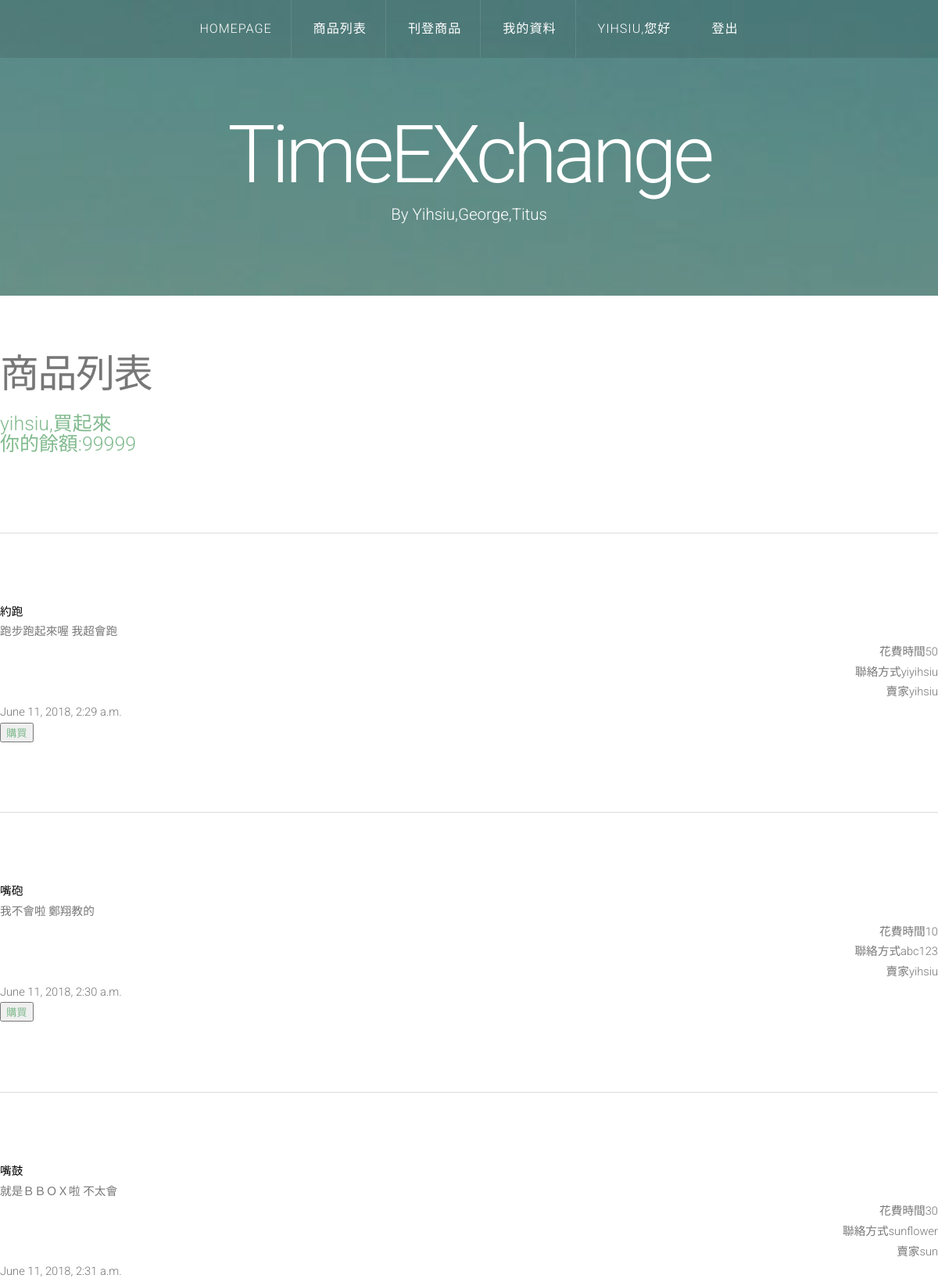
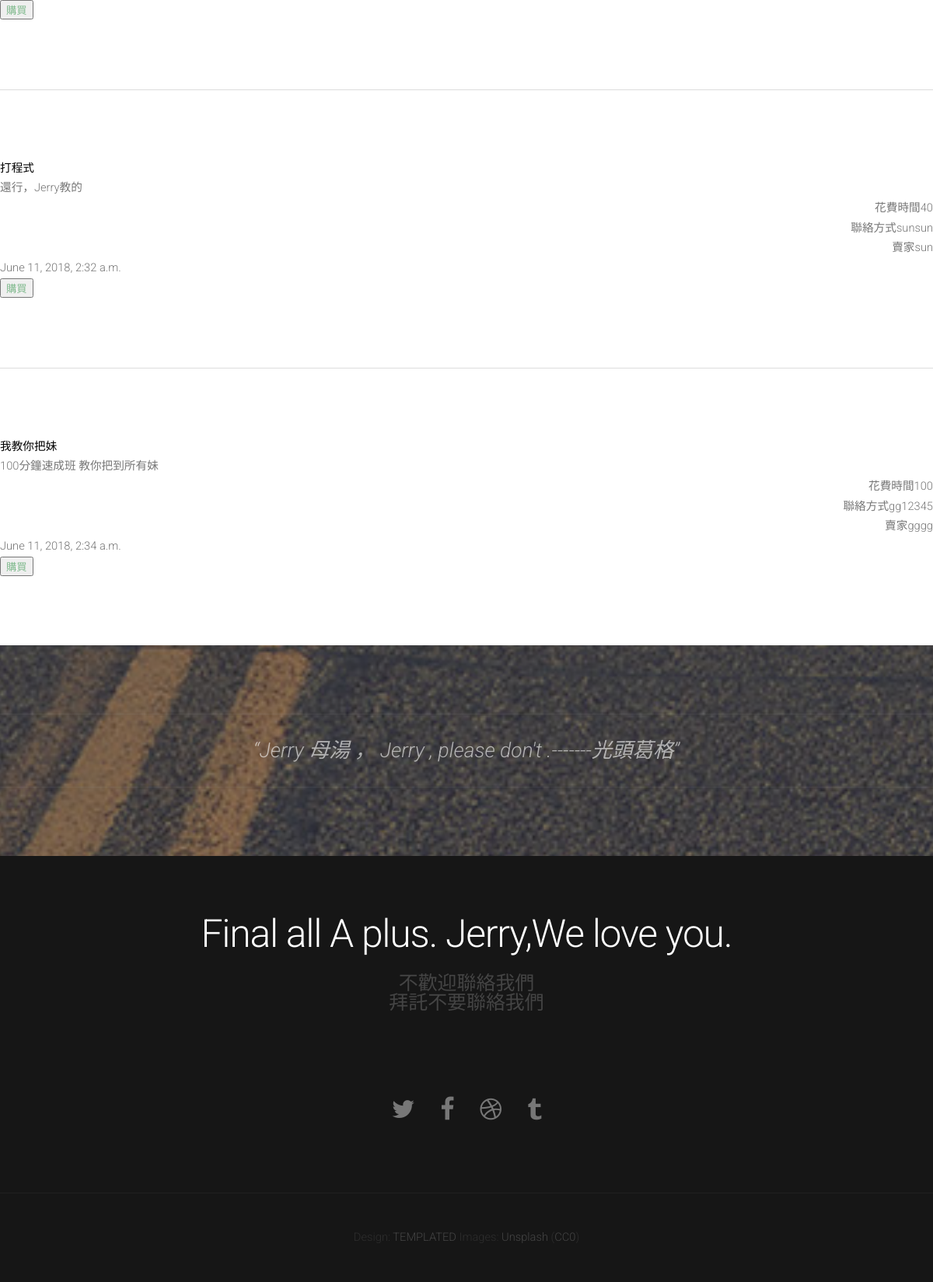
Screenshot of /timeexchange/goods/ (signed in) with the database file from the repository (2 pictures, top to bottom).
### Time/models.py (models this page shows, shortened)
class Profile(models.Model):
	user = models.OneToOneField(User, on_delete=models.CASCADE)
	birthday=models.DateField(blank=True,null=True)
	GENDER_CHOICES = (('M', 'Male'),('F', 'Female'))
	gender = models.CharField(max_length=1, choices=GENDER_CHOICES)
	remaintime = models.PositiveIntegerField(blank=True,null=True,default=120)
	phonenumber=models.CharField(max_length=100,blank=True)

class Seller(models.Model):
	user=models.ForeignKey(User,on_delete=models.CASCADE)
	coursename=models.CharField(max_length=100,null=True)
	coursedescription=models.TextField(max_length=300,null=True)
	coursevalue=models.PositiveIntegerField(blank=True,null=True)
	contact=models.CharField(max_length=100)
	pub_date=models.DateTimeField(auto_now=True)

### Time/views.py (the view)
def goods(request):
	if request.user.is_authenticated:#登入狀態
		goods=Seller.objects.all()
		buyer=Profile.objects.filter(user=request.user)#顯示餘額在商品列表
		return render(request,'goods.html',{'goods':goods,'buyer':buyer})
	else:#未登入狀態
		goods2=Seller.objects.all()
		return render(request,'goods.html',{'goods2':goods2})

### Time/templates/goods.html (shortened to what this page needs)
{% load staticfiles %}
<!DOCTYPE HTML>
<html>
	<head>
			<link rel="stylesheet" href="{% static 'css/skel-noscript.css' %}" />
			<link rel="stylesheet" href="{% static 'css/style.css' %}" />
			<link rel="stylesheet" href="{% static 'css/style-desktop.css' %}" />
	</head>
	<body>
		<div id="header">
			<div id="nav-wrapper">
				<nav id="nav">
					<ul>
						<li><a href="/timeexchange">Homepage</a></li>
						<li class="active"><a href="/timeexchange/goods">商品列表</a></li>
						<li><a href="/timeexchange/goodspost">刊登商品</a></li>
						<li>{% if request.user.is_authenticated %}
							<a href="/timeexchange/register/">我的資料</a>
							{% else %}
							<a href="/timeexchange/register">會員註冊</a>
							{% endif %}
						</li>
						<li>{% if request.user.is_authenticated %}
            				<a>{{request.user}},您好</a>
            				<a href="/timeexchange/logout/">登出</a>
            				{% else %}
            				<a href="/timeexchange/login">登入</a>
        					{% endif %}
        				</li>
					</ul>
				</nav>
			</div>
			<div class="container">
				<div id="logo">
					<h1><a href="#">TimeEXchange</a></h1>
					<span class="tag">By Yihsiu,George,Titus</span>
				</div>
			</div>
		</div>
		<div id="main">
			<div id="content" class="container">
				<section>
					<header>
						<h2>商品列表</h2>
						<span class="byline">
							{% if request.user.is_authenticated %}
            				<a>{{request.user}},買起來</a> <br>
            				{%for b in buyer%}
            				<a>你的餘額:{{b.remaintime}}</a>
            				{% endfor %}
            				{% else %}
            				<a>快點<a href="/timeexchange/login">登入</a>買起來</a>
        					{% endif %}
						</span>
						{%for g in goods%}
							<hr size="10px" align="justify" width="100%">
							<strong>{{g.coursename}} </strong><br>
							{{g.coursedescription}}
							<div align="right">花費時間{{g.coursevalue}}</div>
							<div align="right">聯絡方式{{g.contact}}</div>
							<div align="right">賣家{{g.user.username}}</div>
						{{g.pub_date}} <br>
						{% if request.user.is_authenticated %}
						<button><a href="/timeexchange/transaction/?id={{g.id}}">購買</a></button><br>
						{% endif %}
						{% endfor %}
					</header>
				</section>
			</div>
		</div>
		<div id="tweet">
			<div class="container">
				<section>
					<blockquote>
					&ldquo;Jerry 母湯 ， Jerry , please don't .-------光頭葛格&rdquo;<br>
				</blockquote>
				</section>
			</div>
		</div>
		<div id="footer">
			<div class="container">
				<section>
					<header><h2>Final all A plus. Jerry,We love you.</h2>
						<span class="byline">不歡迎聯絡我們<br>
						拜託不要聯絡我們
					    </span>
						<span class="byline"></span>
					</header>
					<ul class="contact">
						<li><a href="#" class="fa fa-twitter"><span>Twitter</span></a></li>
						<li class="active"><a href="#" class="fa fa-facebook"><span>Facebook</span></a></li>
						<li><a href="#" class="fa fa-dribbble"><span>Pinterest</span></a></li>
						<li><a href="#" class="fa fa-tumblr"><span>Google+</span></a></li>
					</ul>
				</section>
			</div>
		</div>
		<div id="copyright">
			<div class="container">
				Design: <a href="http://templated.co">TEMPLATED</a> Images: <a href="http://unsplash.com">Unsplash</a> (<a href="http://unsplash.com/cc0">CC0</a>)
			</div>
		</div>
	</body>
</html>

### Time/static/css/skel-noscript.css (style rules this page uses)
html,body,div,span,applet,object,iframe,h1,h2,h3,h4,h5,h6,p,blockquote,pre,a,abbr,acronym,address,big,cite,code,del,dfn,em,img,ins,kbd,q,s,samp,small,strike,strong,sub,sup,tt,var,b,u,i,center,dl,dt,dd,ol,ul,li,fieldset,form,label,legend,table,caption,tbody,tfoot,thead,tr,th,td,article,aside,canvas,details,embed,figure,figcaption,footer,header,hgroup,menu,nav,output,ruby,section,summary,time,mark,audio,video { margin:0;padding:0;border:0;font-size:100%;font:inherit;vertical-align:baseline; }
article,aside,details,figcaption,figure,footer,header,hgroup,menu,nav,section { display:block; }
body { line-height:1; }
ol,ul { list-style:none; }
blockquote,q { quotes:none; }
blockquote:before,blockquote:after,q:before,q:after { content:'';content:none; }
body { -webkit-text-size-adjust:none }
*, *:before, *:after { -moz-box-sizing: border-box; -webkit-box-sizing: border-box; -o-box-sizing: border-box; -ms-box-sizing: border-box; box-sizing: border-box; }
body { min-width: 1200px; }
.container { width: 1200px; margin-left: auto; margin-right: auto; }

### Time/static/css/style-desktop.css (style rules this page uses)
header { margin-bottom: 1.6em; }
header h2 { font-size: 3.4em; }
header .byline { font-size: 1.7em; }
#header { padding: 10em 0 6em 0; }
#main { padding: 6em 0em; }
#footer { padding: 6em 0em; }
#tweet { padding: 6em 0em; }
#tweet blockquote { margin: 0; padding: 1em 4em; line-height: 1.5em; font-size: 1.8em; }

### Time/static/css/style-1000px.css (style rules this page uses)
body,input,textarea,select { font-size: 11pt; }
header { margin-bottom: 1.6em; }
header h2 { font-size: 2.8em; }
header .byline { font-size: 1.2em; }
#tweet blockquote { font-size: 1.6em; }

### rows the page displays
Profile: remaintime "99999"
Seller: coursename "約跑", coursedescription "跑步跑起來喔 我超會跑", coursevalue "50", contact "yiyihsiu", user.username "yihsiu", pub_date "June 11, 2018, 2:29 a.m."
Seller: coursename "嘴砲", coursedescription "我不會啦 鄭翔教的", coursevalue "10", contact "abc123", user.username "yihsiu", pub_date "June 11, 2018, 2:30 a.m."
Seller: coursename "嘴鼓", coursedescription "就是ＢＢＯＸ啦 不太會", coursevalue "30", contact "sunflower", user.username "sun", pub_date "June 11, 2018, 2:31 a.m."
Seller: coursename "打程式", coursedescription "還行，Jerry教的", coursevalue "40", contact "sunsun", user.username "sun", pub_date "June 11, 2018, 2:32 a.m."
Seller: coursename "我教你把妹", coursedescription "100分鐘速成班 教你把到所有妹", coursevalue "100", contact "gg12345", user.username "gggg", pub_date "June 11, 2018, 2:34 a.m."

### other values shown
{{ request.user }} "YIHSIU"
{{ request.user }} "yihsiu"
